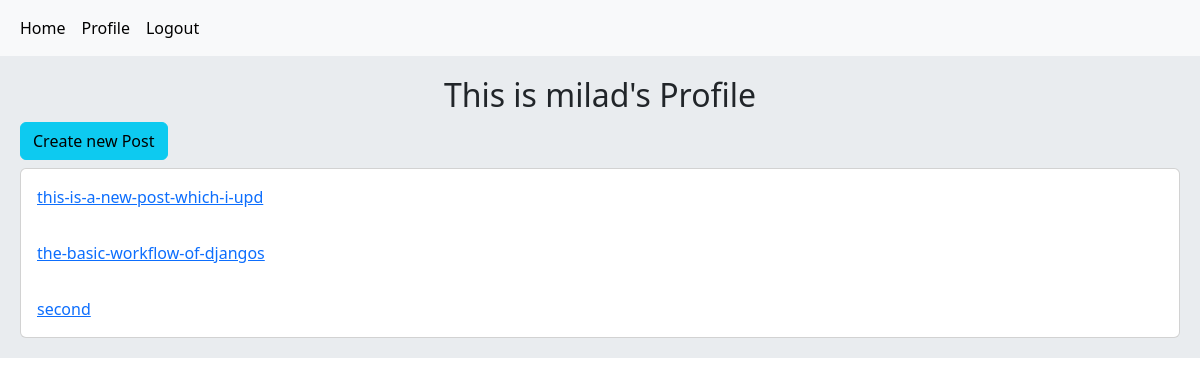
The app's page /account/profile/1/ (signed in) with its own data.
### home/models.py (models this page shows, shortened)
class Post(models.Model):
    user = models.ForeignKey(User, on_delete=models.CASCADE, related_name='posts')
    title = models.CharField(max_length=200)
    body = models.TextField()
    slug = models.SlugField(unique=True)
    created = models.DateTimeField(auto_now_add=True)
    updated = models.DateTimeField(auto_now=True)
    class Meta:
        ordering = ('-created',)
    def get_absolute_url(self):
        return reverse('home:post_detail', kwargs={'pk': self.pk, 'slug': self.slug})

### account/views.py (the view)
# urls.py: path('profile/<int:pk>/', views.UserProfileView.as_view(), name='user_profile'),
class UserProfileView(LoginRequiredMixin, View):
    def get(self, request, pk):
        is_following = False
        user = get_object_or_404(User, pk=pk)
        posts = user.posts.all()
        relation = Relation.objects.filter(from_user=request.user, to_user=user)
        if relation.exists():
            is_following = True
        return render(request, 'account/profile.html', {'user': user, "posts": posts, "is_following": is_following})

### account/templates/account/profile.html (shortened to what this page needs)
{% extends 'master.html' %}
{% block body %}
    <h2 class="text-center">This is {{ user.username }}'s Profile</h2>
    {% if request.user.id == user.id %}
        <a href="{% url 'home:post_create' %}" class="btn btn-info mb-2">Create new Post</a>
    {% endif %}
    <div class="card">
        {% for post in posts %}
            <div class="card-body">
                <a href="{{ post.get_absolute_url }}"> {{ post.slug }}</a>
            </div>
        {% endfor %}
    </div>
{% endblock %}

### records on screen
Post: slug "this-is-a-new-post-which-i-upd"
Post: slug "the-basic-workflow-of-djangos"
Post: slug "second"

### other values on screen
{{ user.username }} "milad"
